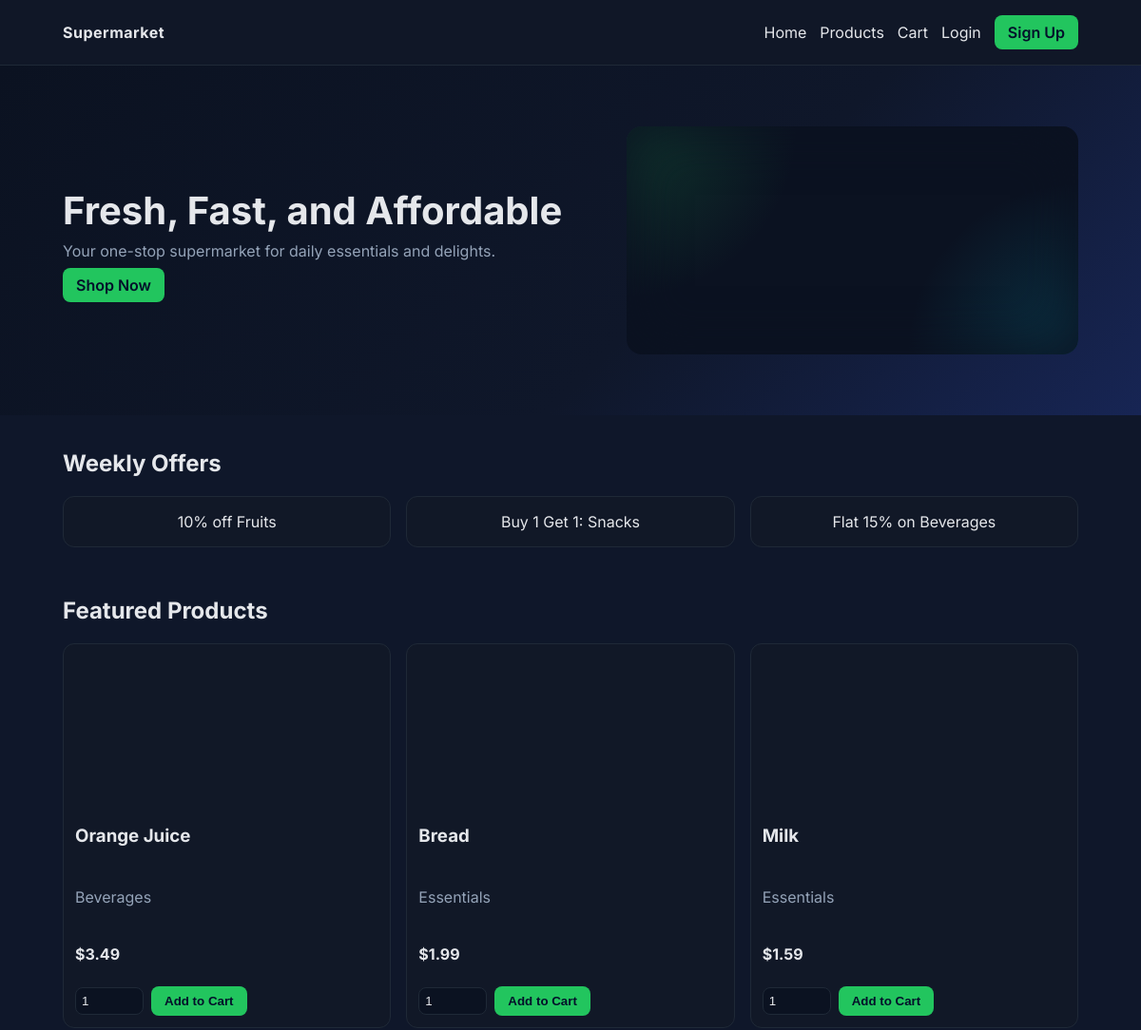
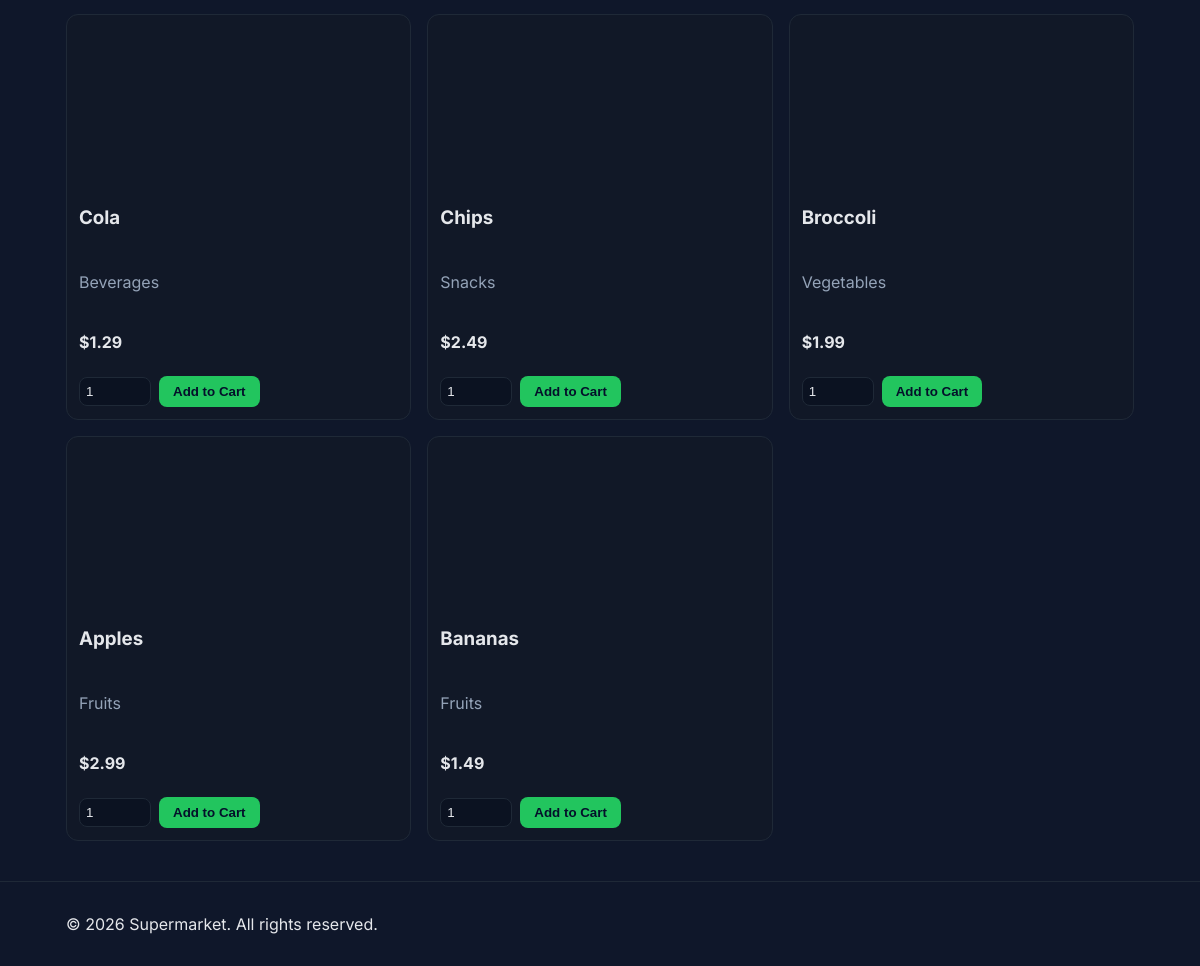
The page / on the database its author committed (2 pictures, top to bottom).
### tables this page shows
CREATE TABLE IF NOT EXISTS products (
  id INT AUTO_INCREMENT PRIMARY KEY,
  name VARCHAR(150) NOT NULL,
  category VARCHAR(100) NOT NULL,
  description TEXT,
  price DECIMAL(10,2) NOT NULL,
  stock INT NOT NULL DEFAULT 0,
  image_url VARCHAR(255) NOT NULL
);

### index.php (the view, shortened to what this page needs)
<?php include __DIR__ . '/partials/header.php'; ?>
<main>
  <section class="hero">
    <div class="container hero-inner">
      <div class="hero-text">
        <h1>Fresh, Fast, and Affordable</h1>
        <p>Your one-stop supermarket for daily essentials and delights.</p>
        <a class="btn" href="<?php echo BASE_URL; ?>products/index.php">Shop Now</a>
      </div>
      <div class="hero-art" aria-hidden="true"></div>
    </div>
  </section>
  <section class="offers">
    <div class="container">
      <h2>Weekly Offers</h2>
      <div class="grid">
        <div class="offer-card">10% off Fruits</div>
        <div class="offer-card">Buy 1 Get 1: Snacks</div>
        <div class="offer-card">Flat 15% on Beverages</div>
      </div>
    </div>
  </section>
  <section class="featured">
    <div class="container">
      <h2>Featured Products</h2>
      <div class="grid products">
        <?php
        $stmt = $pdo->query('SELECT id, name, category, price, stock, image_url FROM products ORDER BY id DESC LIMIT 8');
        foreach ($stmt as $p): ?>
          <div class="product-card">
            <div class="thumb" style="background-image:url('<?php echo htmlspecialchars($p['image_url']); ?>')"></div>
            <div class="info">
              <h3><?php echo htmlspecialchars($p['name']); ?></h3>
              <p class="muted"><?php echo htmlspecialchars($p['category']); ?></p>
              <p class="price">$<?php echo number_format((float)$p['price'], 2); ?></p>
              <form action="<?php echo BASE_URL; ?>cart/add.php" method="post" class="inline">
                <input type="number" name="quantity" value="1" min="1" class="qty">
                <button class="btn" type="submit">Add to Cart</button>
              </form>
            </div>
          </div>
        <?php endforeach; ?>
      </div>
    </div>
  </section>
</main>
<?php include __DIR__ . '/partials/footer.php'; ?>

### partials/header.php (shortened to what this page needs)
<!doctype html>
<html lang="en">
<head>
  <link rel="stylesheet" href="<?php echo BASE_URL; ?>public/assets/css/style.css" />
</head>
<body>
<?php include __DIR__ . '/navbar.php'; ?>

### partials/navbar.php (shortened to what this page needs)
<?php
$user = null;
$isAdmin = $user && strtolower($user['email']) === 'admin@supermarket.local';
?>
<header class="site-header">
  <div class="container nav">
    <a class="brand" href="<?php echo BASE_URL; ?>">Supermarket</a>
    <nav class="menu">
      <a href="<?php echo BASE_URL; ?>">Home</a>
      <a href="<?php echo BASE_URL; ?>products/index.php">Products</a>
      <a href="<?php echo BASE_URL; ?>cart/cart.php">Cart</a>
      <?php if ($user): ?>
        <a href="<?php echo BASE_URL; ?>orders/history.php">Orders</a>
        <?php if ($isAdmin): ?><a href="<?php echo BASE_URL; ?>admin/index.php">Admin</a><?php endif; ?>
        <span class="user">Hello, <?php echo htmlspecialchars($user['name']); ?></span>
        <a class="btn btn-outline" href="<?php echo BASE_URL; ?>auth/logout.php">Logout</a>
      <?php else: ?>
        <a href="<?php echo BASE_URL; ?>auth/login.php">Login</a>
        <a class="btn" href="<?php echo BASE_URL; ?>auth/register.php">Sign Up</a>
      <?php endif; ?>
    </nav>
  </div>
</header>

### partials/footer.php (shortened to what this page needs)
<footer class="site-footer">
  <div class="container">
    <p>&copy; <?php echo date('Y'); ?> Supermarket. All rights reserved.</p>
  </div>
</footer>
</body>
</html>

### public/assets/css/style.css (style rules this page uses)
:root { --bg: #0f172a; --panel: #111827; --text: #e5e7eb; --muted: #94a3b8; --primary: #22c55e; --danger: #ef4444; }
* { box-sizing: border-box; }
html, body { margin: 0; padding: 0; background: var(--bg); color: var(--text); font-family: Inter, system-ui, -apple-system, Segoe UI, Roboto, Arial; }
a { color: var(--text); text-decoration: none; }
.container { max-width: 1100px; margin: 0 auto; padding: 16px; }
.site-header { position: sticky; top: 0; background: rgba(17,24,39,0.85); backdrop-filter: blur(6px); border-bottom: 1px solid #1f2937; z-index: 10; }
.nav { display: flex; align-items: center; justify-content: space-between; }
.brand { font-weight: 700; letter-spacing: 0.5px; }
.menu { display: flex; gap: 14px; align-items: center; }
.btn { background: var(--primary); color: #04102a; padding: 8px 14px; border-radius: 8px; font-weight: 600; border: none; cursor: pointer; }
.hero { padding: 48px 0; background: linear-gradient(135deg, #0b1221 0%, #0f172a 60%, #172554 100%); }
.hero-inner { display: grid; grid-template-columns: 1.2fr 1fr; gap: 24px; align-items: center; }
.hero-text h1 { font-size: 40px; margin: 0 0 8px; }
.hero-text p { color: var(--muted); margin: 0 0 16px; }
.hero-art { height: 240px; border-radius: 16px; background: radial-gradient(600px circle at 0% 0%, #22c55e33, transparent 30%), radial-gradient(600px circle at 100% 100%, #06b6d433, transparent 30%), #0b1221; box-shadow: inset 0 0 60px #0b1221; }
.offers .grid { display: grid; grid-template-columns: repeat(auto-fit, minmax(220px, 1fr)); gap: 16px; }
.offer-card { background: var(--panel); border: 1px solid #1f2937; border-radius: 12px; padding: 16px; text-align: center; }
.grid.products { display: grid; grid-template-columns: repeat(auto-fit, minmax(260px, 1fr)); gap: 16px; }
.product-card { background: var(--panel); border: 1px solid #1f2937; border-radius: 12px; overflow: hidden; display: flex; flex-direction: column; }
.product-card .thumb { height: 160px; background-size: cover; background-position: center; }
.product-card .info { padding: 12px; display: grid; gap: 8px; }
.muted { color: var(--muted); }
.price { font-weight: 700; }
.inline { display: flex; gap: 8px; align-items: center; }
.qty { width: 72px; padding: 6px; background: #0b1221; color: var(--text); border: 1px solid #1f2937; border-radius: 8px; }
.site-footer { border-top: 1px solid #1f2937; margin-top: 24px; }

### rows shown on the page
products: name "Orange Juice", category "Beverages", price "3.49"
products: name "Bread", category "Essentials", price "1.99"
products: name "Milk", category "Essentials", price "1.59"
products: name "Cola", category "Beverages", price "1.29"
products: name "Chips", category "Snacks", price "2.49"
products: name "Broccoli", category "Vegetables", price "1.99"
products: name "Apples", category "Fruits", price "2.99"
products: name "Bananas", category "Fruits", price "1.49"
